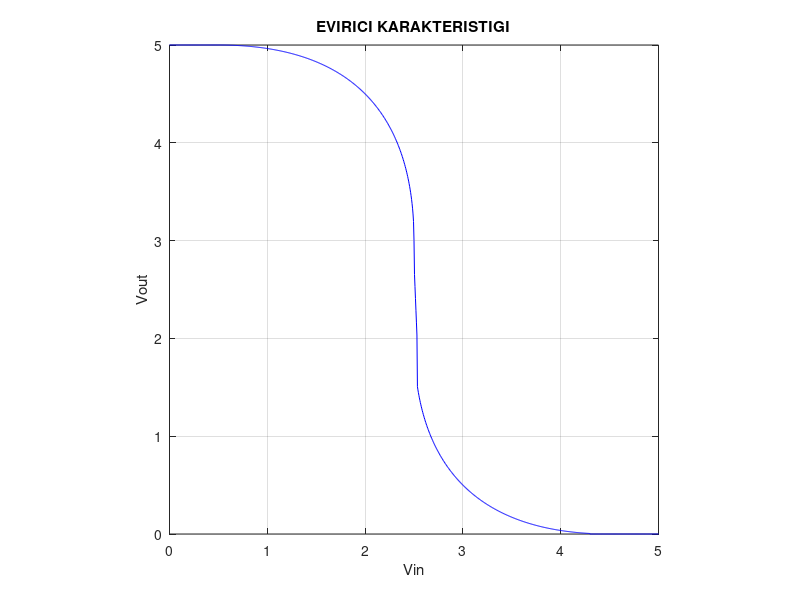

Recreate this plot in MATLAB.
Vtn=0.5; %NMOS eşik gerilimi
Vtp=-0.5; %PMOS eşik gerilimi
Kn=4; Kp=2; %mnCox değerleri
WLRn=2; %NMOS için W/L oranı
WLRp=4; %PMOS için W/L oranı
Bn=Kn*WLRn;
Bp=Kp*WLRp;
%Bn/Bp =1 ve Vtn=abs(Vtp) --> Match Transistor
lp=0.05;
ln=0.04;
VDD=5;
y = zeros(1,5/0.005+1);
i=1;
for V=(0:0.005:5)
    if(V>=0)&&(V<0.5)
        %NMOS kesim
        %PMOS doymasız
        y(i)=VDD;
    elseif(V>=0.5)&&(V<y(i-1)-0.5)
        %NMOS saturasyon
        %PMOS doymasız
        y(i)=V+abs(Vtp)+sqrt((VDD-abs(Vtp)-V)^2-(Bn/Bp)*(V-Vtn)^2);
    elseif(V>=y(i-1)-0.5)&&(V<y(i-1)+0.5)
        %NMOS saturasyon
        %PMOS saturasyon
        y(i)=((Bp*(1+lp*VDD)*(VDD-abs(Vtp)-V)^2)-Bn*(V-Vtn)^2)/(Bn*ln*(V-Vtn)^2+Bp*lp*(VDD-abs(Vtp)-V)^2);
    elseif(V>=y(i-1)-0.5)&&(V<4.3)
        %NMOS doymasız
        %PMOS saturasyon
        y(i)=V-Vtn-sqrt(abs((V-Vtn)^2-(Bp/Bn)*(VDD-abs(Vtn)-V)^2));
    elseif(V>=4.3)&&(V<5)   
        %NMOS doymasız
        %PMOS kesim
        y(i)=0;
    end
  i=i+1;
end
plot(0:0.005:5,y,'b');
title('EVIRICI KARAKTERISTIGI');
xlabel('Vin'); ylabel('Vout');
grid on;
axis square;
